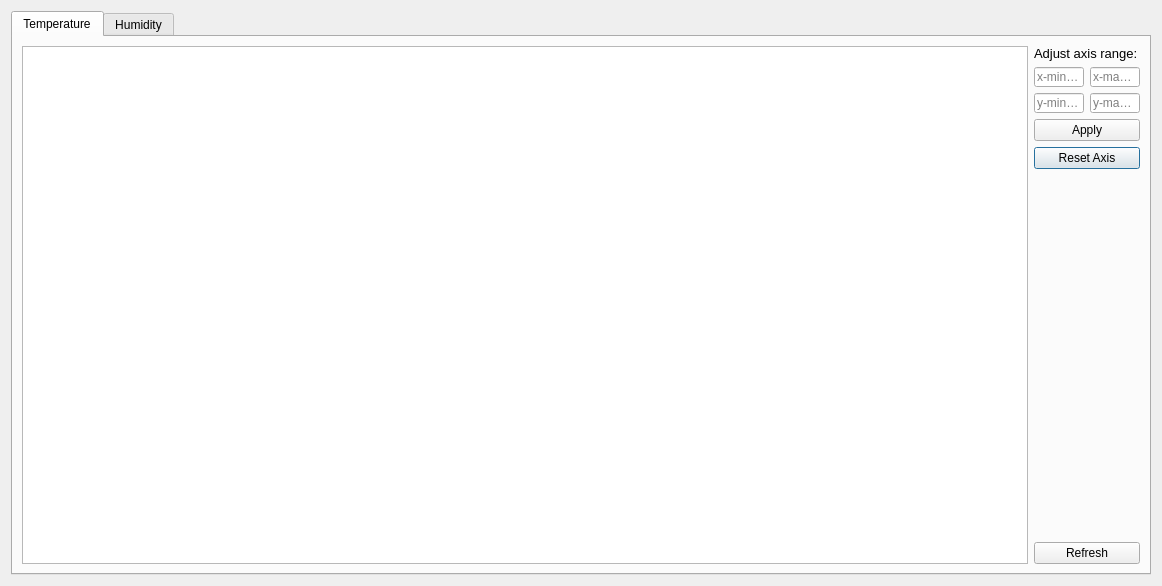
<?xml version="1.0" encoding="UTF-8"?>
<ui version="4.0">
 <class>GraphWindow</class>
 <widget class="QDialog" name="GraphWindow">
  <property name="geometry">
   <rect>
    <x>0</x>
    <y>0</y>
    <width>1162</width>
    <height>586</height>
   </rect>
  </property>
  <property name="windowTitle">
   <string>Dialog</string>
  </property>
  <layout class="QGridLayout" name="gridLayout">
   <item row="4" column="0">
    <widget class="QTabWidget" name="tabWidget">
     <property name="currentIndex">
      <number>0</number>
     </property>
     <widget class="QWidget" name="tab1Temperature">
      <attribute name="title">
       <string>Temperature</string>
      </attribute>
      <layout class="QGridLayout" name="gridLayout_5">
       <item row="0" column="0">
        <layout class="QGridLayout" name="mainGridLayout_tab1">
         <item row="1" column="0">
          <widget class="ChartView" name="temperatureGraph"/>
         </item>
         <item row="1" column="2">
          <layout class="QGridLayout" name="gridLayout_2" columnstretch="0">
           <property name="sizeConstraint">
            <enum>QLayout::SetFixedSize</enum>
           </property>
           <item row="5" column="0">
            <widget class="QPushButton" name="btnResetTempAxis">
             <property name="text">
              <string>Reset Axis</string>
             </property>
            </widget>
           </item>
           <item row="6" column="0">
            <spacer name="verticalSpacer">
             <property name="orientation">
              <enum>Qt::Vertical</enum>
             </property>
             <property name="sizeHint" stdset="0">
              <size>
               <width>20</width>
               <height>40</height>
              </size>
             </property>
            </spacer>
           </item>
           <item row="2" column="0">
            <layout class="QGridLayout" name="gridLayout_6">
             <item row="0" column="1">
              <widget class="QLineEdit" name="xmaxValueTemp">
               <property name="sizePolicy">
                <sizepolicy hsizetype="Fixed" vsizetype="Fixed">
                 <horstretch>0</horstretch>
                 <verstretch>0</verstretch>
                </sizepolicy>
               </property>
               <property name="minimumSize">
                <size>
                 <width>50</width>
                 <height>20</height>
                </size>
               </property>
               <property name="maximumSize">
                <size>
                 <width>50</width>
                 <height>20</height>
                </size>
               </property>
               <property name="placeholderText">
                <string>x-maxVal</string>
               </property>
              </widget>
             </item>
             <item row="0" column="0">
              <widget class="QLineEdit" name="xminValueTemp">
               <property name="sizePolicy">
                <sizepolicy hsizetype="Fixed" vsizetype="Fixed">
                 <horstretch>0</horstretch>
                 <verstretch>0</verstretch>
                </sizepolicy>
               </property>
               <property name="minimumSize">
                <size>
                 <width>50</width>
                 <height>20</height>
                </size>
               </property>
               <property name="maximumSize">
                <size>
                 <width>50</width>
                 <height>20</height>
                </size>
               </property>
               <property name="maxLength">
                <number>32789</number>
               </property>
               <property name="placeholderText">
                <string>x-minVal</string>
               </property>
              </widget>
             </item>
             <item row="1" column="0">
              <widget class="QLineEdit" name="yminValueTemp">
               <property name="sizePolicy">
                <sizepolicy hsizetype="Fixed" vsizetype="Fixed">
                 <horstretch>0</horstretch>
                 <verstretch>0</verstretch>
                </sizepolicy>
               </property>
               <property name="minimumSize">
                <size>
                 <width>50</width>
                 <height>20</height>
                </size>
               </property>
               <property name="maximumSize">
                <size>
                 <width>50</width>
                 <height>20</height>
                </size>
               </property>
               <property name="placeholderText">
                <string>y-minVal</string>
               </property>
              </widget>
             </item>
             <item row="1" column="1">
              <widget class="QLineEdit" name="ymaxValueTemp">
               <property name="sizePolicy">
                <sizepolicy hsizetype="Fixed" vsizetype="Fixed">
                 <horstretch>0</horstretch>
                 <verstretch>0</verstretch>
                </sizepolicy>
               </property>
               <property name="minimumSize">
                <size>
                 <width>50</width>
                 <height>20</height>
                </size>
               </property>
               <property name="maximumSize">
                <size>
                 <width>50</width>
                 <height>20</height>
                </size>
               </property>
               <property name="placeholderText">
                <string>y-maxVal</string>
               </property>
              </widget>
             </item>
            </layout>
           </item>
           <item row="7" column="0">
            <widget class="QPushButton" name="btnRefreshTemp">
             <property name="text">
              <string>Refresh</string>
             </property>
            </widget>
           </item>
           <item row="1" column="0">
            <widget class="QLabel" name="label">
             <property name="sizePolicy">
              <sizepolicy hsizetype="Preferred" vsizetype="Fixed">
               <horstretch>0</horstretch>
               <verstretch>0</verstretch>
              </sizepolicy>
             </property>
             <property name="font">
              <font>
               <pointsize>10</pointsize>
              </font>
             </property>
             <property name="text">
              <string>Adjust axis range:</string>
             </property>
             <property name="scaledContents">
              <bool>false</bool>
             </property>
            </widget>
           </item>
           <item row="4" column="0">
            <widget class="QPushButton" name="btnApplyTemp">
             <property name="text">
              <string>Apply</string>
             </property>
            </widget>
           </item>
          </layout>
         </item>
        </layout>
       </item>
      </layout>
     </widget>
     <widget class="QWidget" name="tab2Humidity">
      <attribute name="title">
       <string>Humidity</string>
      </attribute>
      <layout class="QGridLayout" name="gridLayout_10">
       <item row="0" column="0">
        <layout class="QGridLayout" name="mainGridLayout_tab2">
         <item row="1" column="0">
          <widget class="ChartView" name="humidityGraph"/>
         </item>
         <item row="1" column="2">
          <layout class="QGridLayout" name="gridLayout_8" columnstretch="0">
           <property name="sizeConstraint">
            <enum>QLayout::SetFixedSize</enum>
           </property>
           <item row="2" column="0">
            <layout class="QGridLayout" name="gridLayout_9">
             <item row="0" column="1">
              <widget class="QLineEdit" name="xmaxValueHum">
               <property name="sizePolicy">
                <sizepolicy hsizetype="Fixed" vsizetype="Fixed">
                 <horstretch>0</horstretch>
                 <verstretch>0</verstretch>
                </sizepolicy>
               </property>
               <property name="minimumSize">
                <size>
                 <width>50</width>
                 <height>20</height>
                </size>
               </property>
               <property name="maximumSize">
                <size>
                 <width>50</width>
                 <height>20</height>
                </size>
               </property>
               <property name="placeholderText">
                <string>x-maxVal</string>
               </property>
              </widget>
             </item>
             <item row="0" column="0">
              <widget class="QLineEdit" name="xminValueHum">
               <property name="sizePolicy">
                <sizepolicy hsizetype="Fixed" vsizetype="Fixed">
                 <horstretch>0</horstretch>
                 <verstretch>0</verstretch>
                </sizepolicy>
               </property>
               <property name="minimumSize">
                <size>
                 <width>50</width>
                 <height>20</height>
                </size>
               </property>
               <property name="maximumSize">
                <size>
                 <width>50</width>
                 <height>20</height>
                </size>
               </property>
               <property name="maxLength">
                <number>32789</number>
               </property>
               <property name="placeholderText">
                <string>x-minVal</string>
               </property>
              </widget>
             </item>
             <item row="1" column="0">
              <widget class="QLineEdit" name="yminValueHum">
               <property name="sizePolicy">
                <sizepolicy hsizetype="Fixed" vsizetype="Fixed">
                 <horstretch>0</horstretch>
                 <verstretch>0</verstretch>
                </sizepolicy>
               </property>
               <property name="minimumSize">
                <size>
                 <width>50</width>
                 <height>20</height>
                </size>
               </property>
               <property name="maximumSize">
                <size>
                 <width>50</width>
                 <height>20</height>
                </size>
               </property>
               <property name="placeholderText">
                <string>y-minVal</string>
               </property>
              </widget>
             </item>
             <item row="1" column="1">
              <widget class="QLineEdit" name="ymaxValueHum">
               <property name="sizePolicy">
                <sizepolicy hsizetype="Fixed" vsizetype="Fixed">
                 <horstretch>0</horstretch>
                 <verstretch>0</verstretch>
                </sizepolicy>
               </property>
               <property name="minimumSize">
                <size>
                 <width>50</width>
                 <height>20</height>
                </size>
               </property>
               <property name="maximumSize">
                <size>
                 <width>50</width>
                 <height>20</height>
                </size>
               </property>
               <property name="placeholderText">
                <string>y-maxVal</string>
               </property>
              </widget>
             </item>
            </layout>
           </item>
           <item row="1" column="0">
            <widget class="QLabel" name="label_2">
             <property name="sizePolicy">
              <sizepolicy hsizetype="Preferred" vsizetype="Fixed">
               <horstretch>0</horstretch>
               <verstretch>0</verstretch>
              </sizepolicy>
             </property>
             <property name="font">
              <font>
               <pointsize>10</pointsize>
              </font>
             </property>
             <property name="text">
              <string>Adjust axis range:</string>
             </property>
             <property name="scaledContents">
              <bool>false</bool>
             </property>
            </widget>
           </item>
           <item row="6" column="0">
            <spacer name="verticalSpacer_2">
             <property name="orientation">
              <enum>Qt::Vertical</enum>
             </property>
             <property name="sizeHint" stdset="0">
              <size>
               <width>20</width>
               <height>40</height>
              </size>
             </property>
            </spacer>
           </item>
           <item row="4" column="0">
            <widget class="QPushButton" name="btnApplyHum">
             <property name="text">
              <string>Apply</string>
             </property>
            </widget>
           </item>
           <item row="5" column="0">
            <widget class="QPushButton" name="btnResetHumAxis">
             <property name="text">
              <string>Reset Axis</string>
             </property>
            </widget>
           </item>
           <item row="7" column="0">
            <widget class="QPushButton" name="btnRefreshHum">
             <property name="text">
              <string>Refresh</string>
             </property>
            </widget>
           </item>
          </layout>
         </item>
        </layout>
       </item>
      </layout>
     </widget>
    </widget>
   </item>
  </layout>
 </widget>
 <customwidgets>
  <customwidget>
   <class>ChartView</class>
   <extends>QGraphicsView</extends>
   <header>chartview.h</header>
  </customwidget>
 </customwidgets>
 <tabstops>
  <tabstop>tabWidget</tabstop>
  <tabstop>temperatureGraph</tabstop>
  <tabstop>xminValueTemp</tabstop>
  <tabstop>xmaxValueTemp</tabstop>
  <tabstop>yminValueTemp</tabstop>
  <tabstop>ymaxValueTemp</tabstop>
  <tabstop>btnApplyTemp</tabstop>
  <tabstop>btnRefreshTemp</tabstop>
  <tabstop>humidityGraph</tabstop>
  <tabstop>xminValueHum</tabstop>
  <tabstop>xmaxValueHum</tabstop>
  <tabstop>yminValueHum</tabstop>
  <tabstop>ymaxValueHum</tabstop>
  <tabstop>btnApplyHum</tabstop>
 </tabstops>
 <resources/>
 <connections/>
</ui>
